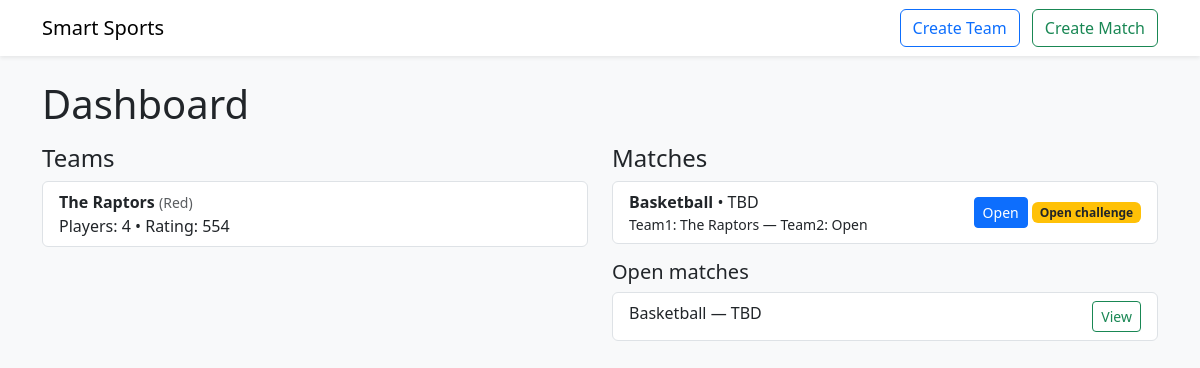
The page / on the database its author committed.
### app/models.py (models this page shows)
class Team(db.Model):
    id = db.Column(db.Integer, primary_key=True)
    name = db.Column(db.String(120), nullable=False)
    color = db.Column(db.String(30), nullable=True)
    skill_rating = db.Column(db.Integer, default=1200)
    created_at = db.Column(db.DateTime, default=datetime.utcnow)
    sport = db.Column(db.String(50), nullable=True, default="soccer")
    captain_id = db.Column(db.Integer, db.ForeignKey('player.id'), nullable=True)
    players = db.relationship("Player", backref="team", lazy=True, foreign_keys="Player.team_id")

class Match(db.Model):
    id = db.Column(db.Integer, primary_key=True)
    sport = db.Column(db.String(80), nullable=False, default="soccer")
    location = db.Column(db.String(200), nullable=True)
    date = db.Column(db.DateTime, nullable=True)
    team1_id = db.Column(db.Integer, db.ForeignKey('team.id'), nullable=True)
    team2_id = db.Column(db.Integer, db.ForeignKey('team.id'), nullable=True)
    stakes = db.Column(db.Float, default=0.0)
    status = db.Column(db.String(50), default="pending")
    created_at = db.Column(db.DateTime, default=datetime.utcnow)
    team1 = db.relationship("Team", foreign_keys=[team1_id], lazy=True)
    team2 = db.relationship("Team", foreign_keys=[team2_id], lazy=True)

### app/routes.py (the view)
@app.route("/")
def index():
    teams = Team.query.order_by(Team.name).all()
    matches = Match.query.order_by(Match.created_at.desc()).all()
    open_matches = [m for m in matches if (not m.team1_id) or (not m.team2_id)]
    return render_template("index.html", teams=teams, matches=matches, open_matches=open_matches)

### app/templates/index.html
{% extends "base.html" %}
{% block content %}
<h1 class="mb-3">Dashboard</h1>
<div class="row">
  <div class="col-md-6">
    <h4>Teams</h4>
    <div class="list-group">
      {% for t in teams %}
        <a class="list-group-item list-group-item-action" href="{{ url_for('team_detail', team_id=t.id) }}">
          <strong>{{ t.name }}</strong> <small class="text-muted">({{ t.color or 'no color' }})</small>
          <div>Players: {{ t.players|length }} • Rating: {{ t.skill_rating }}</div>
        </a>
      {% else %}
        <div class="text-muted">No teams yet.</div>
      {% endfor %}
    </div>
  </div>
  <div class="col-md-6">
    <h4>Matches</h4>
    <ul class="list-group mb-3">
      {% for m in matches %}
      <li class="list-group-item d-flex justify-content-between align-items-center">
        <div>
          <strong>{{ m.sport }}</strong> • {{ m.location or 'TBD' }}
          <div class="small">Team1: {{ m.team1.name if m.team1 else 'Open' }} — Team2: {{ m.team2.name if m.team2 else 'Open' }}</div>
        </div>
        <div>
          <a class="btn btn-sm btn-primary" href="{{ url_for('match_detail', match_id=m.id) }}">Open</a>
          {% if (not m.team1_id) or (not m.team2_id) %}
            <span class="badge bg-warning text-dark">Open challenge</span>
          {% endif %}
        </div>
      </li>
      {% else %}
        <li class="list-group-item">No matches yet.</li>
      {% endfor %}
    </ul>
    <h5>Open matches</h5>
    <ul class="list-group">
      {% for om in open_matches %}
        <li class="list-group-item d-flex justify-content-between">
          <div>{{ om.sport }} — {{ om.location or 'TBD' }}</div>
          <a class="btn btn-sm btn-outline-success" href="{{ url_for('match_detail', match_id=om.id) }}">View</a>
        </li>
      {% else %}
        <li class="list-group-item text-muted">No open matches</li>
      {% endfor %}
    </ul>
  </div>
</div>
{% endblock %}

### rows shown on the page
Team: name "The Raptors", color "Red", players|length "4", skill_rating "554"
Match: sport "Basketball", location "TBD", team1 "The Raptors", team2 "Open", shows "Open challenge"
